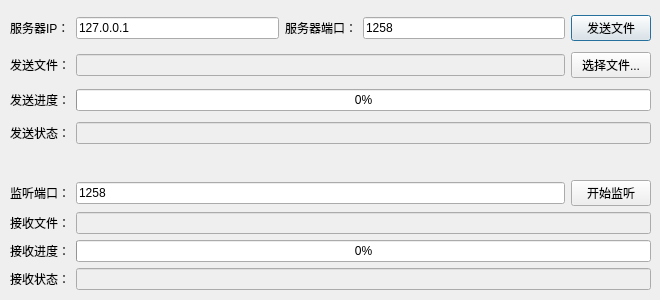
<?xml version="1.0" encoding="UTF-8"?>
<ui version="4.0">
 <class>FTProject</class>
 <widget class="QDialog" name="FTProject">
  <property name="geometry">
   <rect>
    <x>0</x>
    <y>0</y>
    <width>660</width>
    <height>300</height>
   </rect>
  </property>
  <property name="windowTitle">
   <string>极速文件传输工具--测试版</string>
  </property>
  <property name="windowIcon">
   <iconset resource="images.qrc">
    <normaloff>:/new/prefix1/images/main.ico</normaloff>:/new/prefix1/images/main.ico</iconset>
  </property>
  <widget class="QWidget" name="">
   <property name="geometry">
    <rect>
     <x>10</x>
     <y>10</y>
     <width>641</width>
     <height>141</height>
    </rect>
   </property>
   <layout class="QVBoxLayout" name="verticalLayout">
    <item>
     <layout class="QHBoxLayout" name="horizontalLayout">
      <item>
       <widget class="QLabel" name="label">
        <property name="text">
         <string>服务器IP：</string>
        </property>
       </widget>
      </item>
      <item>
       <widget class="QLineEdit" name="lineEditServerIP">
        <property name="text">
         <string>127.0.0.1</string>
        </property>
       </widget>
      </item>
      <item>
       <widget class="QLabel" name="label_2">
        <property name="text">
         <string>服务器端口：</string>
        </property>
       </widget>
      </item>
      <item>
       <widget class="QLineEdit" name="lineEditServerPort">
        <property name="text">
         <string>1258</string>
        </property>
       </widget>
      </item>
      <item>
       <widget class="QPushButton" name="pushButtonSendFile">
        <property name="text">
         <string>发送文件</string>
        </property>
       </widget>
      </item>
     </layout>
    </item>
    <item>
     <layout class="QHBoxLayout" name="horizontalLayout_2">
      <item>
       <widget class="QLabel" name="label_3">
        <property name="text">
         <string>发送文件：</string>
        </property>
       </widget>
      </item>
      <item>
       <widget class="QLineEdit" name="lineEditSendFile">
        <property name="enabled">
         <bool>false</bool>
        </property>
       </widget>
      </item>
      <item>
       <widget class="QPushButton" name="pushButtonSelectFile">
        <property name="text">
         <string>选择文件...</string>
        </property>
       </widget>
      </item>
     </layout>
    </item>
    <item>
     <layout class="QHBoxLayout" name="horizontalLayout_3">
      <item>
       <widget class="QLabel" name="label_4">
        <property name="text">
         <string>发送进度：</string>
        </property>
       </widget>
      </item>
      <item>
       <widget class="QProgressBar" name="ProgressBarSendFile">
        <property name="value">
         <number>0</number>
        </property>
       </widget>
      </item>
     </layout>
    </item>
    <item>
     <layout class="QHBoxLayout" name="horizontalLayout_4">
      <item>
       <widget class="QLabel" name="label_6">
        <property name="text">
         <string>发送状态：</string>
        </property>
       </widget>
      </item>
      <item>
       <widget class="QLineEdit" name="lineEditSendStatus">
        <property name="enabled">
         <bool>false</bool>
        </property>
       </widget>
      </item>
     </layout>
    </item>
   </layout>
  </widget>
  <widget class="QWidget" name="">
   <property name="geometry">
    <rect>
     <x>10</x>
     <y>180</y>
     <width>641</width>
     <height>111</height>
    </rect>
   </property>
   <layout class="QVBoxLayout" name="verticalLayout_2">
    <item>
     <layout class="QHBoxLayout" name="horizontalLayout_5">
      <item>
       <widget class="QLabel" name="label_7">
        <property name="text">
         <string>监听端口：</string>
        </property>
       </widget>
      </item>
      <item>
       <widget class="QLineEdit" name="lineEditListenPort">
        <property name="text">
         <string>1258</string>
        </property>
       </widget>
      </item>
      <item>
       <widget class="QPushButton" name="pushButtonListening">
        <property name="text">
         <string>开始监听</string>
        </property>
       </widget>
      </item>
     </layout>
    </item>
    <item>
     <layout class="QHBoxLayout" name="horizontalLayout_6">
      <item>
       <widget class="QLabel" name="label_8">
        <property name="text">
         <string>接收文件：</string>
        </property>
       </widget>
      </item>
      <item>
       <widget class="QLineEdit" name="lineEditReceiveFile">
        <property name="enabled">
         <bool>false</bool>
        </property>
       </widget>
      </item>
     </layout>
    </item>
    <item>
     <layout class="QHBoxLayout" name="horizontalLayout_7">
      <item>
       <widget class="QLabel" name="label_9">
        <property name="text">
         <string>接收进度：</string>
        </property>
       </widget>
      </item>
      <item>
       <widget class="QProgressBar" name="progressBarReceiveFile">
        <property name="value">
         <number>0</number>
        </property>
       </widget>
      </item>
     </layout>
    </item>
    <item>
     <layout class="QHBoxLayout" name="horizontalLayout_8">
      <item>
       <widget class="QLabel" name="label_11">
        <property name="text">
         <string>接收状态：</string>
        </property>
       </widget>
      </item>
      <item>
       <widget class="QLineEdit" name="lineEditReceiveStatus">
        <property name="enabled">
         <bool>false</bool>
        </property>
       </widget>
      </item>
     </layout>
    </item>
   </layout>
  </widget>
 </widget>
 <resources>
  <include location="images.qrc"/>
 </resources>
 <connections/>
</ui>
